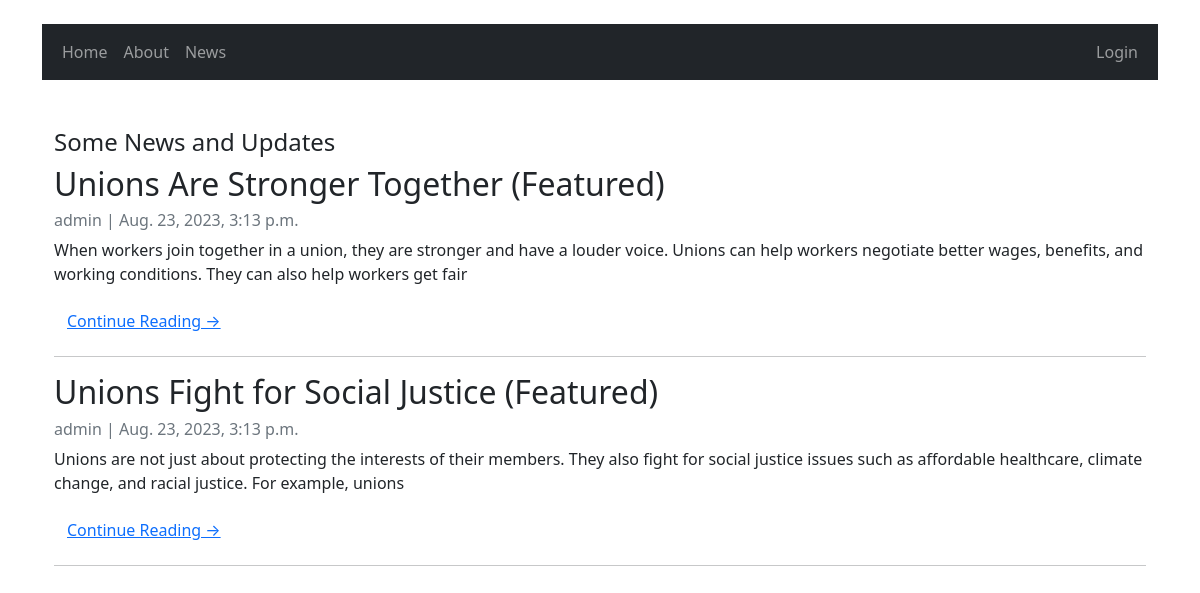
The page / on the database its author committed.
### blog/models.py (models this page shows, shortened)
class Post(models.Model):
    title = models.CharField(max_length=200)
    content = models.TextField()
    created_at = models.DateTimeField(auto_now_add=True)
    featured = models.BooleanField(default=False)
    slug = models.SlugField(null=False, unique=True, default=None)

### blog/views.py (the view)
# urls.py: path('', views.home_page, name='home_page'),
def home_page(request):
    featured_posts = Post.objects.filter(featured=True).order_by('-created_at')
    context = {"featured_posts": featured_posts, "author": "admin"}
    return render(request, "blog/index.html", context=context)

### templates/blog/index.html (shortened to what this page needs)
{% extends 'blog/base.html' %}
{% block content %}
<!DOCTYPE html>
<html lang="en">
<head>
</head>
<body>
    <br></br>
    <h4>Some News and Updates</h4>
        <div class="post">
            {% for post in featured_posts %}
            <h2>{{ post.title }}</h2>
            <p class="card-text text-muted h6">{{ author }} | {{ post.created_at}} </p>
            <p class="card-text">{{post.content|slice:":200" }}</p>
            <a href="{% url 'post_detail' post.slug %}" class="btn btn-link">Continue Reading &rarr;</a>
            <hr>
            {% endfor %}
        </div>
</body>
</html>
{% endblock %}

### templates/blog/base.html (shortened to what this page needs)
<!DOCTYPE html>
<html lang="en">
  <head>
    <link
      href="https://cdn.jsdelivr.net/npm/bootstrap@5.1.3/dist/css/bootstrap.min.css"
      rel="stylesheet"
    />
  </head>
  <body>
    <br/>
    <div class="container">
    <nav class="navbar navbar-expand-lg navbar-dark bg-dark">
      <div class="container-fluid">
        <div>
          <ul class="navbar-nav">
            <li class="nav-item">
              <a class="nav-link" href="/home">Home</a>
            </li>
            <li class="nav-item">
              <a class="nav-link" href="/about_us">About</a>
            </li>
            <li class="nav-item">
              <a class="nav-link" href="/news">News</a>
            </li>
          </ul>
        </div>
        <div>
          <ul class="navbar-nav">
            {% if user.is_authenticated %}
            <span class="navbar-text">Logged in as <a href="/members/profile/{{user.id}}">{{user.username}}</a> | </span>
            <li class="nav-item">
              <a class="nav-link" href="/members/logout_user">Logout</a>
            </li>
            {% else %}
            <li class="nav-item">
              <a class="nav-link" href="/members/login_user">Login</a>
            </li>
            {% endif %}
          </ul>
        </div>
      </div>
    </nav>
    <div class="container">{% block content %} {% endblock %}</div>
  </body>
</html>

### rows shown on the page
Post: title "Unions Are Stronger Together (Featured)", author "admin", created_at "Aug. 23, 2023, 3:13 p.m.", content "When workers join together in a union, they are stronger and have a louder voice. Unions can help workers negotiate better wages, benefits, and working conditions. They can also help workers get fair"
Post: title "Unions Fight for Social Justice (Featured)", author "admin", created_at "Aug. 23, 2023, 3:13 p.m.", content "Unions are not just about protecting the interests of their members. They also fight for social justice issues such as affordable healthcare, climate change, and racial justice. For example, unions"
